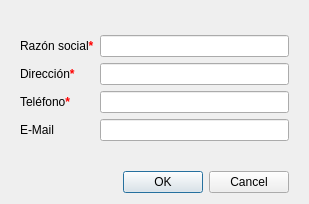
<?xml version="1.0" encoding="UTF-8"?>
<ui version="4.0">
 <class>Form</class>
 <widget class="QWidget" name="Form">
  <property name="geometry">
   <rect>
    <x>0</x>
    <y>0</y>
    <width>309</width>
    <height>204</height>
   </rect>
  </property>
  <property name="windowTitle">
   <string>Nuevo proveedor</string>
  </property>
  <layout class="QVBoxLayout" name="verticalLayout">
   <property name="leftMargin">
    <number>20</number>
   </property>
   <property name="rightMargin">
    <number>20</number>
   </property>
   <item>
    <spacer name="verticalSpacer">
     <property name="orientation">
      <enum>Qt::Vertical</enum>
     </property>
     <property name="sizeHint" stdset="0">
      <size>
       <width>20</width>
       <height>40</height>
      </size>
     </property>
    </spacer>
   </item>
   <item>
    <layout class="QFormLayout" name="formLayout">
     <item row="0" column="0">
      <widget class="QLabel" name="label">
       <property name="text">
        <string>&lt;html&gt;&lt;head/&gt;&lt;body&gt;&lt;p&gt;Razón social&lt;span style=&quot; font-weight:700; color:#ff0000;&quot;&gt;*&lt;/span&gt;&lt;/p&gt;&lt;/body&gt;&lt;/html&gt;</string>
       </property>
      </widget>
     </item>
     <item row="0" column="1">
      <widget class="QLineEdit" name="lineEdit"/>
     </item>
     <item row="1" column="0">
      <widget class="QLabel" name="label_2">
       <property name="text">
        <string>&lt;html&gt;&lt;head/&gt;&lt;body&gt;&lt;p&gt;Dirección&lt;span style=&quot; font-weight:700; color:#ff0000;&quot;&gt;*&lt;/span&gt;&lt;/p&gt;&lt;/body&gt;&lt;/html&gt;</string>
       </property>
      </widget>
     </item>
     <item row="1" column="1">
      <widget class="QLineEdit" name="lineEdit_2"/>
     </item>
     <item row="2" column="0">
      <widget class="QLabel" name="label_3">
       <property name="text">
        <string>&lt;html&gt;&lt;head/&gt;&lt;body&gt;&lt;p&gt;Teléfono&lt;span style=&quot; font-weight:700; color:#ff0000;&quot;&gt;*&lt;/span&gt;&lt;/p&gt;&lt;/body&gt;&lt;/html&gt;</string>
       </property>
      </widget>
     </item>
     <item row="2" column="1">
      <widget class="QLineEdit" name="lineEdit_3"/>
     </item>
     <item row="3" column="0">
      <widget class="QLabel" name="label_4">
       <property name="text">
        <string>E-Mail</string>
       </property>
      </widget>
     </item>
     <item row="3" column="1">
      <widget class="QLineEdit" name="lineEdit_4"/>
     </item>
    </layout>
   </item>
   <item>
    <spacer name="verticalSpacer_2">
     <property name="orientation">
      <enum>Qt::Vertical</enum>
     </property>
     <property name="sizeHint" stdset="0">
      <size>
       <width>20</width>
       <height>40</height>
      </size>
     </property>
    </spacer>
   </item>
   <item>
    <widget class="QDialogButtonBox" name="buttonBox">
     <property name="standardButtons">
      <set>QDialogButtonBox::Cancel|QDialogButtonBox::Ok</set>
     </property>
    </widget>
   </item>
  </layout>
 </widget>
 <resources/>
 <connections/>
</ui>
